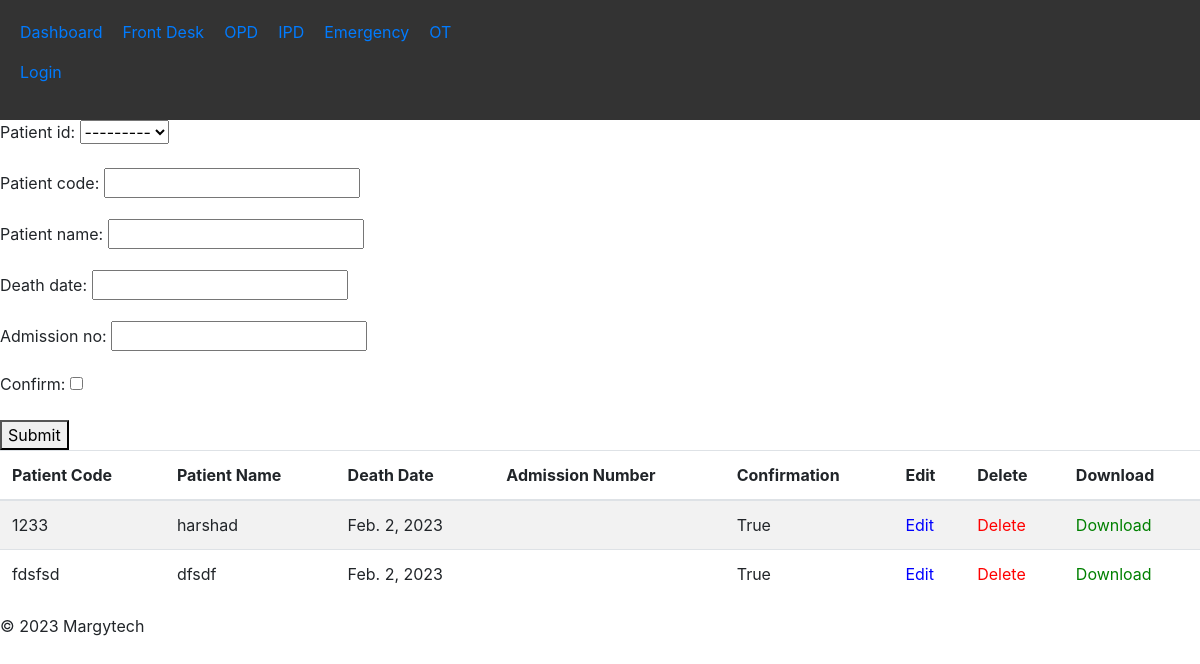
Screenshot of /death_entry/ with the database file from the repository.
### HIS/models.py (models this page shows, shortened)
class DeathSummary(models.Model):
    patient_id = models.ForeignKey(Patient, on_delete=models.CASCADE)
    patient_code = models.CharField(max_length=20)
    patient_name = models.CharField(max_length=100)
    death_date = models.DateField()
    admission_no = models.CharField(max_length=20)
    confirm = models.BooleanField(default=False)
    created_at = models.DateTimeField(auto_now_add=True)
    updated_at = models.DateTimeField(auto_now=True)

### HIS/views.py (the view)
# urls.py: path('death_entry/', death_entry, name='death_entry'),
def death_entry(request):
    if request.method == 'POST':
        form = DeathSummaryForm(request.POST)
        if form.is_valid():
            form.save()
            return redirect('death_entry')
    else:
        form = DeathSummaryForm()
    death_summary = DeathSummary.objects.all()
    context = {
        'form': form,
        'death_summary': death_summary,
    }
    return render(request, 'inpatient/death_entry.html', context)

### HIS/forms.py
class DeathSummaryForm(forms.ModelForm):
    class Meta:
        model = DeathSummary
        fields = ('patient_id','patient_code','patient_name','death_date','admission_no','confirm')

### HIS/models.py (called while the page is built)
    def __str__(self):
        return self.name

### HIS/templates/inpatient/death_entry.html (shortened to what this page needs)
{% extends "base.html" %}
{% block content %}
<link rel="stylesheet" href="https://stackpath.bootstrapcdn.com/bootstrap/4.3.1/css/bootstrap.min.css">
<form method="POST">
    {{ form.as_p }}
    <button type="submit">Submit</button>
    <table class="table table-striped">
        <thead>
            <tr>
                <th>Patient Code</th>
                <th>Patient Name</th>
                <th>Death Date</th>
                <th>Admission Number</th>
                <th>Confirmation</th>
                <th>Edit</th>
                <th>Delete</th>
                <th>Download</th>
            </tr>
        </thead>
        <tbody>
            {% for death_summarys in death_summary %}
                <tr>
                    <td>{{ death_summarys.patient_code }}</td>
                    <td>{{ death_summarys.patient_name }}</td>
                    <td>{{ death_summarys.death_date }}</td>
                    <td>{{ death_summarys.admission_number }}</td>
                    <td>{{ death_summarys.confirm }}</td>
                    <td><a href="{% url 'edit_death_summary' death_summarys.id %}" class="edit-link">Edit</a></td>
                    <td><a href="{% url 'delete_death_summary' death_summarys.id %}" class="delete-link">Delete</a></td>
                    <td><a href="{% url 'download_death_summary' death_summarys.id %}" class="download-link">Download</a></td>
                    </tr>
            {% empty %}
                <tr>
                    <td colspan="8">No death summaries found.</td>
                </tr>
            {% endfor %}
        </tbody>
    </table>
</form>
{% endblock %}

### HIS/templates/base.html (style rules this page uses)
a { color: #fff; text-decoration: none; }

### HIS/templates/inpatient/death_entry.html (style rules this page uses)
a.edit-link { color: blue; }
a.delete-link { color: red; }
a.download-link { color: green; }

### rows the page displays
DeathSummary: patient_code "1233", patient_name "harshad", death_date "Feb. 2, 2023", confirm "True"
DeathSummary: patient_code "fdsfsd", patient_name "dfsdf", death_date "Feb. 2, 2023", confirm "True"
